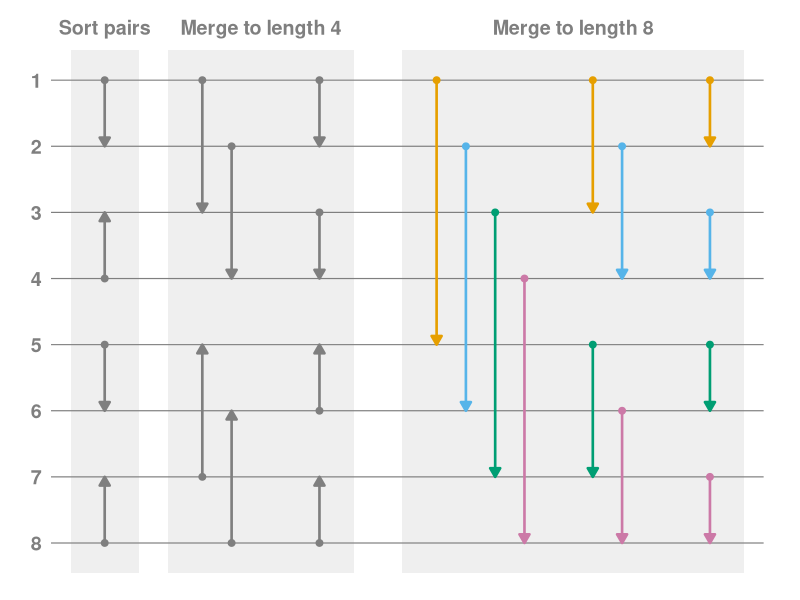

The R source for this figure:
## ---- chunk 1
#| label: fig-bitonic-network
#| echo: false
#| warning: false
#| message: false
#| fig-align: center
#| fig-width: 9
#| fig-height: 4.6
#| dev.args: !expr list(bg = "transparent")
#| fig-cap: "The bitonic sorting network for eight inputs, with 6 layers and 24 PairSorts. The colored arrows are the three merge layers from the worked example, using the same colors as the equations above."
#| fig-alt: "A sorting network with eight horizontal lines, one per vector position, read from left to right. Vertical arrows mark PairSort operations in six layers, grouped into three stages. The first stage has one layer comparing adjacent pairs. The second has two layers that merge to length four, comparing positions two apart and then adjacent positions. The third has three layers that merge to length eight, comparing positions four apart, then two apart, then adjacent positions. Arrows point to the position that receives the larger value."

library(ggplot2)

# Each row is one PairSort: the larger value moves to `to`.
# PairSorts with the same layer and different slots overlap vertically, so
# they are drawn side by side. `pair` matches the colors in the equations above.
network <- data.frame(
  layer = rep(1:6, each = 4),
  slot  = c(0, 0, 0, 0,   0, 1, 0, 1,   0, 0, 0, 0,
            0, 1, 2, 3,   0, 1, 0, 1,   0, 0, 0, 0),
  from  = c(1, 4, 5, 8,   1, 2, 7, 8,   1, 3, 6, 8,
            1, 2, 3, 4,   1, 2, 5, 6,   1, 3, 5, 7),
  to    = c(2, 3, 6, 7,   3, 4, 5, 6,   2, 4, 5, 7,
            5, 6, 7, 8,   3, 4, 7, 8,   2, 4, 6, 8),
  pair  = c(rep("none", 12), rep(c("A", "B", "C", "D"), 3))
)

layer_start <- c(1, 2, 3.2, 4.4, 6, 7.2)
network$x <- layer_start[network$layer] + 0.3 * network$slot

stages <- data.frame(
  xmin  = c(0.65, 1.65, 4.05),
  xmax  = c(1.35, 3.55, 7.55),
  label = c("Sort pairs", "Merge to length 4", "Merge to length 8")
)

neutral <- "grey50"
pair_colors <- c(A = "#E69F00", B = "#56B4E9", C = "#009E73", D = "#CC79A7", none = neutral)

ggplot() +
  geom_rect(
    data = stages,
    aes(xmin = xmin, xmax = xmax, ymin = 0.55, ymax = 8.45),
    fill = neutral, alpha = 0.12
  ) +
  geom_text(
    data = stages,
    aes(x = (xmin + xmax) / 2, y = 0.2, label = label),
    color = neutral, size = 5, fontface = "bold"
  ) +
  annotate(
    "segment",
    x = 0.45, xend = 7.75, y = 1:8, yend = 1:8,
    color = neutral, linewidth = 0.4
  ) +
  annotate(
    "text",
    x = 0.3, y = 1:8, label = 1:8,
    color = neutral, size = 5, fontface = "bold"
  ) +
  geom_segment(
    data = network,
    aes(x = x, xend = x, y = from, yend = to, color = pair),
    linewidth = 0.9,
    arrow = arrow(length = unit(0.1, "inches"), type = "closed")
  ) +
  geom_point(
    data = network,
    aes(x = x, y = from, color = pair),
    size = 2
  ) +
  scale_color_manual(values = pair_colors, guide = "none") +
  scale_y_reverse() +
  coord_cartesian(clip = "off") +
  theme_void() +
  theme(
    plot.background = element_rect(fill = "transparent", color = NA),
    panel.background = element_rect(fill = "transparent", color = NA)
  )
